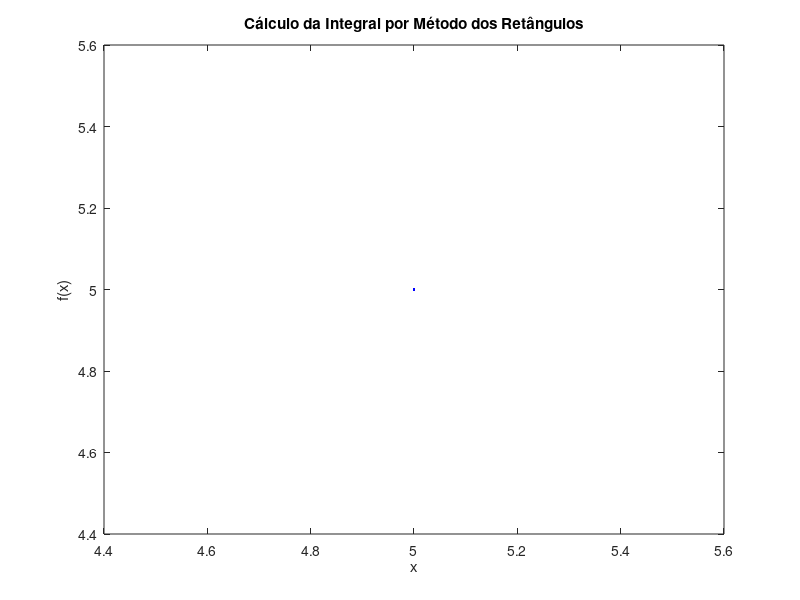

Source code (MATLAB): (Note: this script raises an error after producing the figure.)

funcao_str = input('Digite a função que deseja calcular a integral: ','s');
a = input('Digite o primeiro limite da integral: ');
b = input('Digite o segundo limite da integral: ');
tol = input('Digite a tolerância desejada: ');
funcao_func = str2func(['@(x)', funcao_str]);

n = 1;
erro = inf;
i_anterior = 0;

x = linspace(a, b, 500);
y = funcao_func(x);

figure;
plot(x, y, 'b', 'LineWidth', 2); 
hold on;
xlabel('x');
ylabel('f(x)');
title('Cálculo da Integral por Método dos Retângulos');
axis([a b min(y) max(y)]); 
grid on;

while erro > tol
    delta_x = (b - a)/n;
    soma = 0;

    for i = 0: n-1
        xi = a + (i + 0.5) * delta_x;
        soma = soma + funcao_func(xi);

     fill([xi - delta_x/2, xi + delta_x/2, xi + delta_x/2, xi - delta_x/2], ...
            [0, 0, funcao_func(xi), funcao_func(xi)], 'r', 'FaceAlpha', 0.3);

    end

    i_atual = soma * delta_x;

    if i_atual ~= 0
        erro = abs(i_atual - i_anterior) / abs(i_atual);
    else
        erro = abs(i_atual - i_anterior);
    end

    fprintf('Valor da integral: %.10f. Subdivisões: %d.\n', i_atual, n);
    input('...')

    i_anterior = i_atual;
    n = n * 2;
    
end

fprintf('Valor da integral: %.15f.\n', i_atual);
fprintf('Número de subdivisões realizadas: %d.\n', n);


